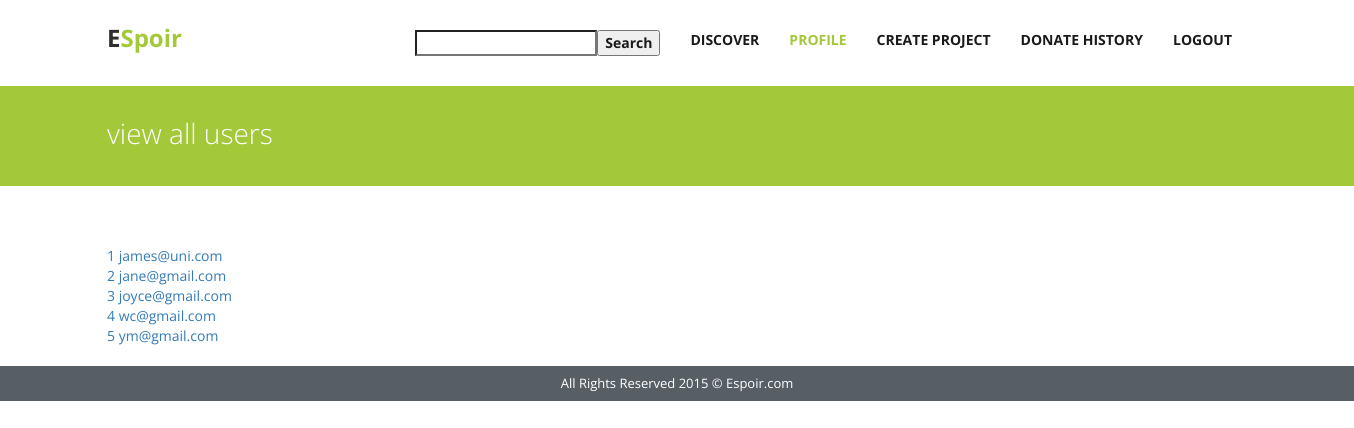
Page /viewAllUsers.php (signed in) on the earlier database version.
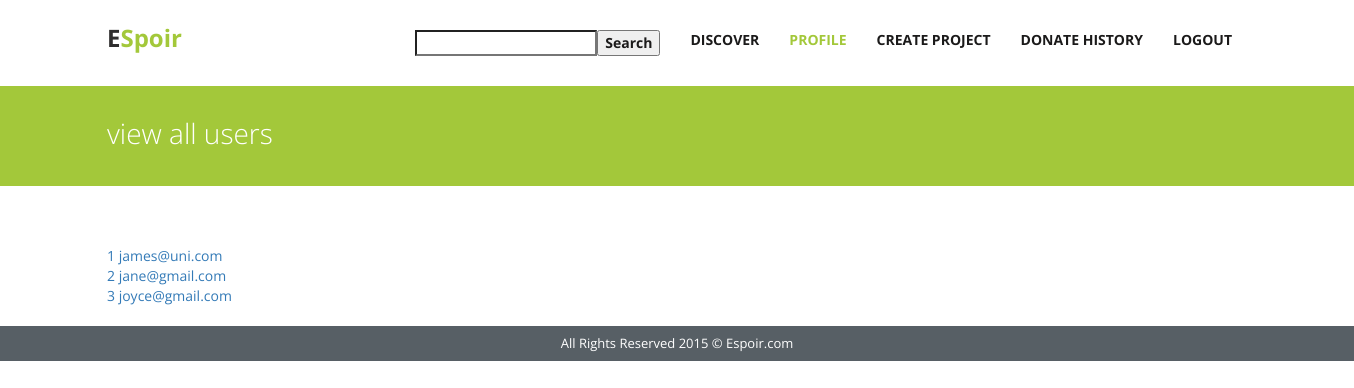
Same page on the later database version.
### tables this page shows
CREATE TABLE IF NOT EXISTS `user` (
  `userEmail` varchar(255) NOT NULL,
  `password` varchar(255) NOT NULL,
  `firstName` varchar(255) NOT NULL,
  `lastName` varchar(255) NOT NULL,
  `nationality` varchar(50) NOT NULL,
  `birthday` date NOT NULL,
  `gender` enum('Female','Male') NOT NULL,
  `picScr` blob NOT NULL,
  `picName` varchar(8000) NOT NULL,
  `bio` text
);

### viewAllUsers.php (the view, shortened to what this page needs)
<!DOCTYPE html>
<html lang="en">
<head>
    <link href="css/bootstrap.css" rel="stylesheet">
    <link href="//maxcdn.bootstrapcdn.com/font-awesome/4.2.0/css/font-awesome.min.css" rel="stylesheet">
    <link href="css/responsiveslides.css" rel="stylesheet">
    <link href="css/style.css" rel="stylesheet">
</head>
<?php
    include("db.php");
	$emailtxt = $_SESSION["emailtxt"];
  ?>
<body data-responsejs='{ "create": [ { "prop": "width", "breakpoints": [0, 320, 481, 641, 961, 1025, 1281, 1400] }]}'>
    <div class="wrapper">
        <div class="container">
            <nav class="navbar navbar-default">
                <div class="container-fluid">
                    <div class="navbar-header">
                        <a class="navbar-brand">E<span>Spoir</span></a>
                    </div>
                    <div class="collapse navbar-collapse pull-right" id="bs-example-navbar-collapse-1">
                        <ul class="nav navbar-nav">
                            <li><a><form method="post" action="search.php"><input type="Search" name="keyword"><input type="submit" value="Search"></form></a></li>
                            <li><a href="discoverlogin.php">Discover</a></li>
                            <li class="active"><a href="profile.php">Profile<span class="sr-only">(current)</span></a></li>
                            <li><a href="createProject.php">Create Project </a></li>
                            <li><a href="transactions.php">Donate History </a></li>
                            <li><a href="logout.php" id="logout">Logout</a></li>
                        </ul>
                    </div>
                </div>
            </nav>
        </div>
    </div>
    <div class="inner-head">
        <div class="container">
            <div class="col-lg-12">
                <h4 class="pull-left">view all users </h4>
            </div>
        </div>
    </div>
    <div class="inner-page services">
        <div class="container">
            <div class="col-md-6">
                <table>
                    <?php
                        $sql2 = "SELECT * FROM user WHERE userEmail != '$emailtxt'";
                        $result2=mysqli_query($mysqli,$sql2);
                        $count = 1;
                        foreach ($result2 as $a ){
                    ?>
                            <tr><td><a href="viewProfile.php?id=<?php echo $a["userEmail"] ?>"><?php echo $count++ ?> <?php echo $a["userEmail"] ?></a></td></tr>
                    <?php
                        }
                    ?>
                </table>
                <br />
            </div>
        </div>
    </div>
    <div class="copyright">
        <div class="container">
            <p>All Rights Reserved 2015 &copy; Espoir.com</p>
        </div>
    </div>
</body>
</html>

Differences in the rows shown:
removed user: userEmail "wc@gmail.com"
removed user: userEmail "ym@gmail.com"
